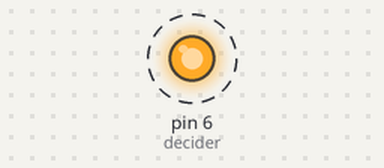
A sketch run on a simulated Arduino Uno, built with avr-gcc and run on an emulated ATmega328P. On the bench: output pins drawn as LEDs (lit = HIGH). Dashed ring = blinking. What the sketch prints to the serial monitor is not drawn.

Above: at 20.12 s.
Timing chart, 0 to 23.0 s (numbered marks = the images above):
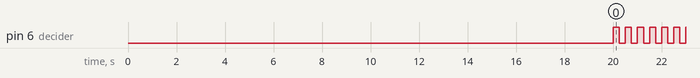

Measured:
- by itself, pin 6 (decider): alternates HIGH for 0.25 s and LOW for 0.25 s

The sketch:

central.ino
```cpp
int decider = 6;
int count = 0;
long int time4 = 0, starttime = 0;
void setup() {
  // put your setup code here, to run once:

pinMode(decider, OUTPUT);
digitalWrite(decider, LOW);
Serial.begin(230400);
Serial.println("central started. Waiting for 20seconds");
Serial.end();
delay(20000);
//Timer1.initialize(41000); // set a timer of length 100000 microseconds (or 0.1 sec - or 10Hz => the led will blink 5 times, 5 cycles of on-and-off, per second)
//Timer1.attachInterrupt( timerIsr ); // attach the service routine here
// Set CS01 and CS00 bits for 64 prescaler
noInterrupts();           // disable all interrupts
  TCCR1A = 0;
  TCCR1B = 0;
  TCNT1 = 65536- 62500 ;          // no prescale , 1/0.041 Hz frequency
  TCCR1B |= (1 << CS11) | (1 << CS10);   // setting prescale = 64
// 1 prescaler
  TIMSK1 |= (1 << TOIE1);   // enable timer overflow interrupt
 // accelero.calibrate();
   starttime=micros();
  interrupts();
}

void loop() {
  // put your main code here, to run repeatedly:
}

ISR(TIMER1_OVF_vect)
{
    TCNT1 = 65536-62500;
      digitalWrite( decider, !(digitalRead(decider)) );
    Serial.begin(230400);
      time4 = micros()-starttime;
      Serial.println(time4);
     Serial.flush();

     Serial.end();


}
```
